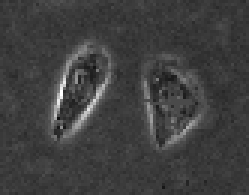
%> input picture 第三次作业/CV code_Sample/twocells.bmp, 83 x 65 px (shown 3 times larger)
$ octave Test_demo.m   (GNU Octave 9; MATLAB toolbox functions it lacks are replaced by stand-ins)
%> lines starting %> are read from the running program, lines starting %| are printed output that depends on the picture; in (x1, y1, x2, y2) boxes, pixels count from 0 and x2, y2 are one past the last pixel; in counts of white or black regions, pixels touching at a corner belong together; the program's own positions count from 1
### 第三次作业/CV code_Sample/BoundMirrorExpand.m
function B = BoundMirrorExpand(A)

[m,n] = size(A);
yi = 2:m+1;
xi = 2:n+1;
B = zeros(m+2,n+2);
B(yi,xi) = A;
B([1 m+2],[1 n+2]) = B([3 m],[3 n]);  % mirror corners
B([1 m+2],xi) = B([3 m],xi);          % mirror left and right boundary
B(yi,[1 n+2]) = B(yi,[3 n]);          % mirror top and bottom boundary

### 第三次作业/CV code_Sample/edge_detector.m
function g=edge_detector(I,sigma)
%a general edge-detector g=1/(1+laplas(G_delta(x,y))*I)
I = BoundMirrorExpand(I); % 镜像边缘延拓
G=fspecial('gaussian',15,sigma);
X=conv2(I,G,'same');
[Ix,Iy]=gradient(X);
g=1./(1+Ix.^2+Iy.^2);

### 第三次作业/CV code_Sample/plotLevelSet.m
function [c,h]=plotLevelSet(u,zLevel, style)
%   plotLevelSet(u,zLevel, style) plot the level contour of function u at
%   the zLevel.
%   created on 04/26/2004
%   author: Chunming Li
%   email: li_chunming@hotmail.com
%   Copyright (c) 2004-2006 by Chunming Li
% hold on;
[c,h] = contour(u,[zLevel zLevel],style);
% hold off;

### 第三次作业/CV code_Sample/BoundMirrorShrink.m
function B = BoundMirrorShrink(A)
[m,n] = size(A);
yi = 2:m-1;
xi = 2:n-1;
B = A(yi,xi);

### 第三次作业/CV code_Sample/evolution_cv.m
function phi = evolution_cv(I, phi0, g, gx, gy, mu, nu, lambda, delta_t, epsilon, numIter)
%   evolution_withoutedge(I, phi0, mu, nu, lambda_1, lambda_2, delta_t, delta_h, epsilon, numIter);
%   input:
%       I: input image
%       phi0: level set function to be updated
%       mu: weight for length term
%       nu: weight for area term, default value 0
%       lambda_1:  weight for c1 fitting term
%       lambda_2:  weight for c2 fitting term
%       delta_t: time step
%       epsilon: parameter for computing smooth Heaviside and dirac function
%       numIter: number of iterations
%   output:
%       phi: updated level set function
%
%   created on 04/26/2004
%   author: Chunming Li
%   email: li_chunming@hotmail.com
%   Copyright (c) 2004-2006 by Chunming Li


I = BoundMirrorExpand(I); % 镜像边缘延拓
phi = BoundMirrorExpand(phi0);

%计算div(g*Nabla(phi))需要下列项
%div(uV)=Vxgrad(u) + u.*div(V)
[phix,phiy]=gradient(phi);
temp=sqrt(phix.^2 + phiy.^2 + 1e-10);%%缺少1e-10项会导致曲线消失
phix=phix./temp;
phiy=phiy./temp;

for k = 1 : numIter
    phi = BoundMirrorEnsure(phi);
    delta_h = Delta(phi,epsilon);
    Curv = curvature(phi);

    % updating the phi function

    distRictTerm = mu * (4 * del2(phi) - Curv);
    lengthTrem = lambda * delta_h .*( phix.*gx + phiy.*gy + g.*Curv);
    areaTerm = nu * g .* delta_h;
    new_term = distRictTerm + lengthTrem + areaTerm;
    phi = phi + delta_t * new_term;
end
phi = BoundMirrorShrink(phi); % 去掉延拓的边缘

### 第三次作业/CV code_Sample/Test_demo.m
%   Matlad code implementing Chan-Vese model in the paper 'Active Contours Without Edges'
%   This method works well for bimodal images, for example the image 'three.bmp'


clear;
close all;
clc;

% Img=imread('three.bmp');     % example that CV model works well
% Img=imread('vessel.bmp');    % example that CV model does NOT work well
Img=imread('twoCells.bmp');  % example that CV model does NOT work well
%> Img is the input picture: size 65x83x3 uint8; min 15, max 255, mean 63.2
U=Img(:,:,1);
I=double(U);

% get the size
[nrow,ncol] =size(U);
%> nrow = 65; ncol = 83

c0=3;
initialLSF=c0*ones(size(U));
initialLSF(5:nrow-5, 5:ncol-5)=-c0;
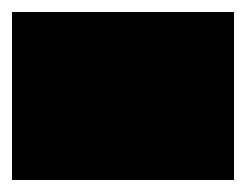
%> initialLSF: size 65x83 double (shown 3 times larger); values -3 (black) and 3 (white), 23.2% white; 1 white region, box (x1, y1, x2, y2) and area: (0, 0, 83, 65) 1251
phi_0=initialLSF;
figure; mesh(phi_0); title('Signed Distance Function')

delta_t = 5; %time step
mu = 0.2/delta_t; %distRictTerm coefficient
nu = 1.5; % areaTerm coefficient
lambda=5; % legthTerm coefficient

epsilon=1.5; %used in Dirac function
sigma=1.5; %gaussian lowpass filter standard deviation
g=edge_detector(I,sigma);%公式中的g, 边缘检测子
%> in BoundMirrorExpand, `B([1 m+2],[1 n+2]) = B([3 m],[3 n]);`: B: size 67x85 double; min 0, max 255, mean 59.9; mean of the top-left, top-right, bottom-left and bottom-right quarters 62.3, 55.3, 62.3, 59.8
%> in edge_detector, `[Ix,Iy]=gradient(X);`:
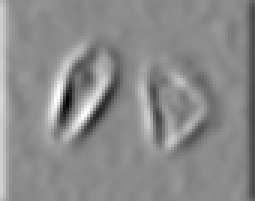
%> Ix: size 67x85 double (shown 3 times larger); min -25.79, max 21.5, mean 0; drawn with min black and max white
%> in edge_detector, `[Ix,Iy]=gradient(X);`:
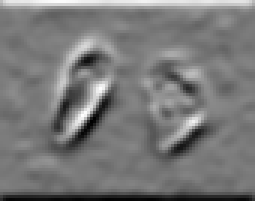
%> Iy: size 67x85 double (shown 3 times larger); min -13.51, max 14.89, mean -0.0175; drawn with min black and max white
%> in edge_detector, `g=1./(1+Ix.^2+Iy.^2);`:
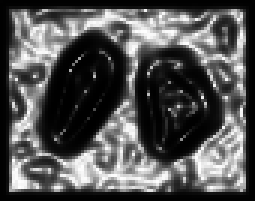
%> g: size 67x85 double (shown 3 times larger); min 0.00134, max 1, mean 0.327
[gx,gy]=gradient(g);%g的梯度会在每次循环中用到
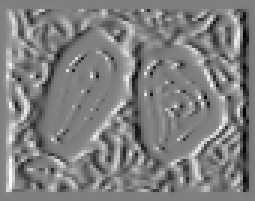
%> gx: size 67x85 double (shown 3 times larger); min -0.471, max 0.472, mean 5.2e-06; drawn with min black and max white
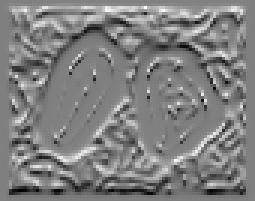
%> gy: size 67x85 double (shown 3 times larger); min -0.472, max 0.469, mean 3.76e-06; drawn with min black and max white


% iteration should begin from here
phi=phi_0;
figure(2);
subplot(1,2,1); mesh(phi);
subplot(1,2,2); imagesc(uint8(I));colormap(gray)
hold on;
plotLevelSet(phi,0,'r');

numIter = 1;
%> (the run ends here)
